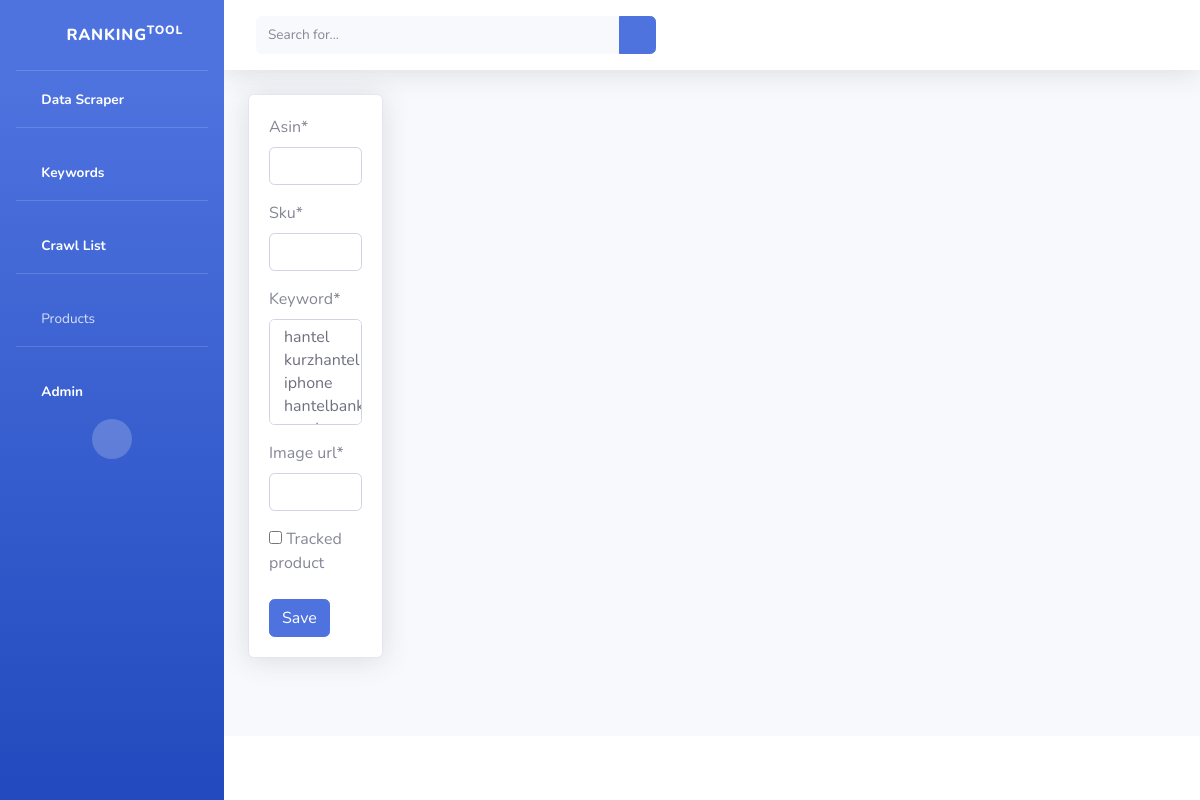
Page /product/create/ on the earlier database version.
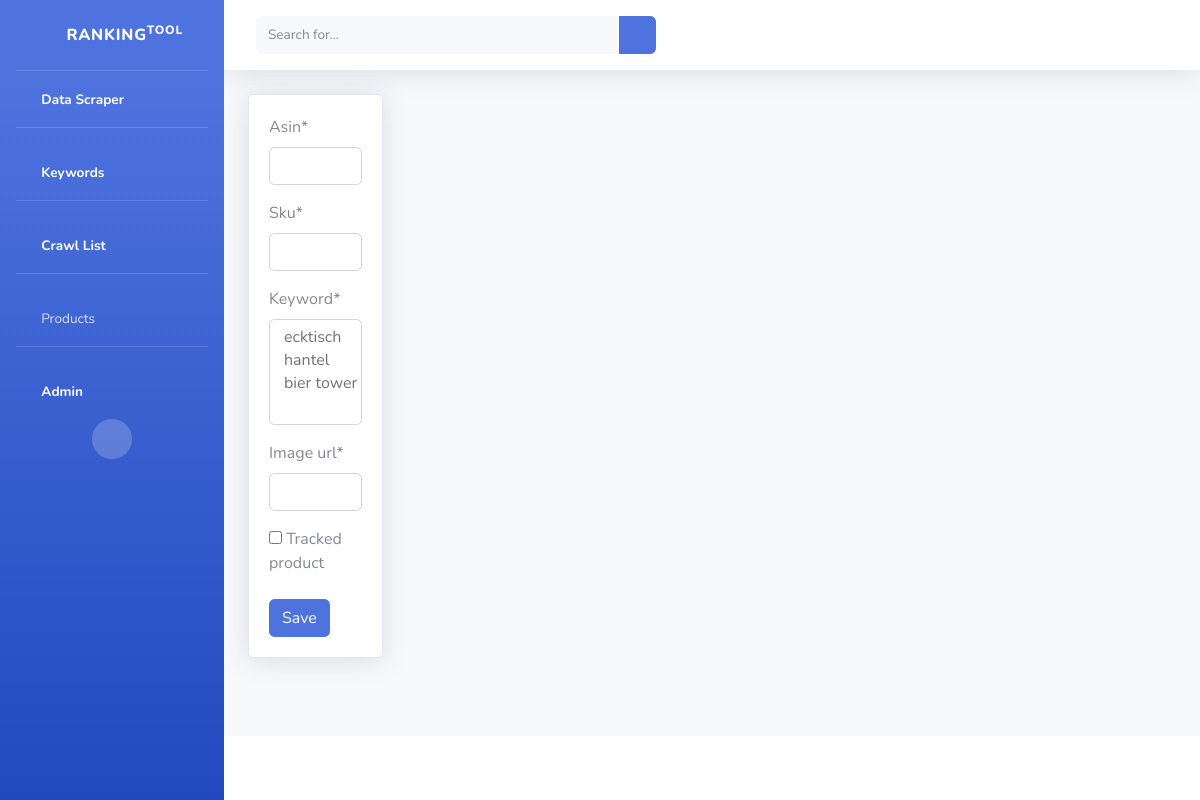
Same page on the later database version.
### RankingTool/models.py (models this page shows, shortened)
class Keyword(models.Model):
    keyword = models.CharField(max_length=200,default="")
    def __str__(self):
        return self.keyword

### RankingTool/views.py (the view)
# urls.py: path('product/create/', ProductCreateView.as_view(), name="product-create"),
class ProductCreateView(CreateView):
    form_class = ProductForm
    queryset = Product.objects.all()
    template_name = 'product/product_create.html'

### RankingTool/forms.py
class ProductForm(forms.ModelForm):
    class Meta:
        model = Product
        fields = [
            'asin',
            'sku',
            'keyword',
            'image_url',
            'tracked_product'
          ]

### templates/product/product_create.html (shortened to what this page needs)
{% extends 'base.html' %}
{% load crispy_forms_tags %}
{% block content%}
<div class="row">
    <div class="col-2">
        <div class="card shadow ">
            <div class="card-body">
                <form method="POST">
                    {{ form|crispy }}
                    <input class="btn btn-primary" type="submit" value="Save">
                </form>
            </div>
        </div>
    </div>
    <div class="col">
    </div>
</div>
{% endblock content%}

Differences in the rows shown:
removed Keyword: keyword "hantel / kurzhantel / iphone / hantelbank"
added Keyword: keyword "ecktisch / hantel / bier tower"
